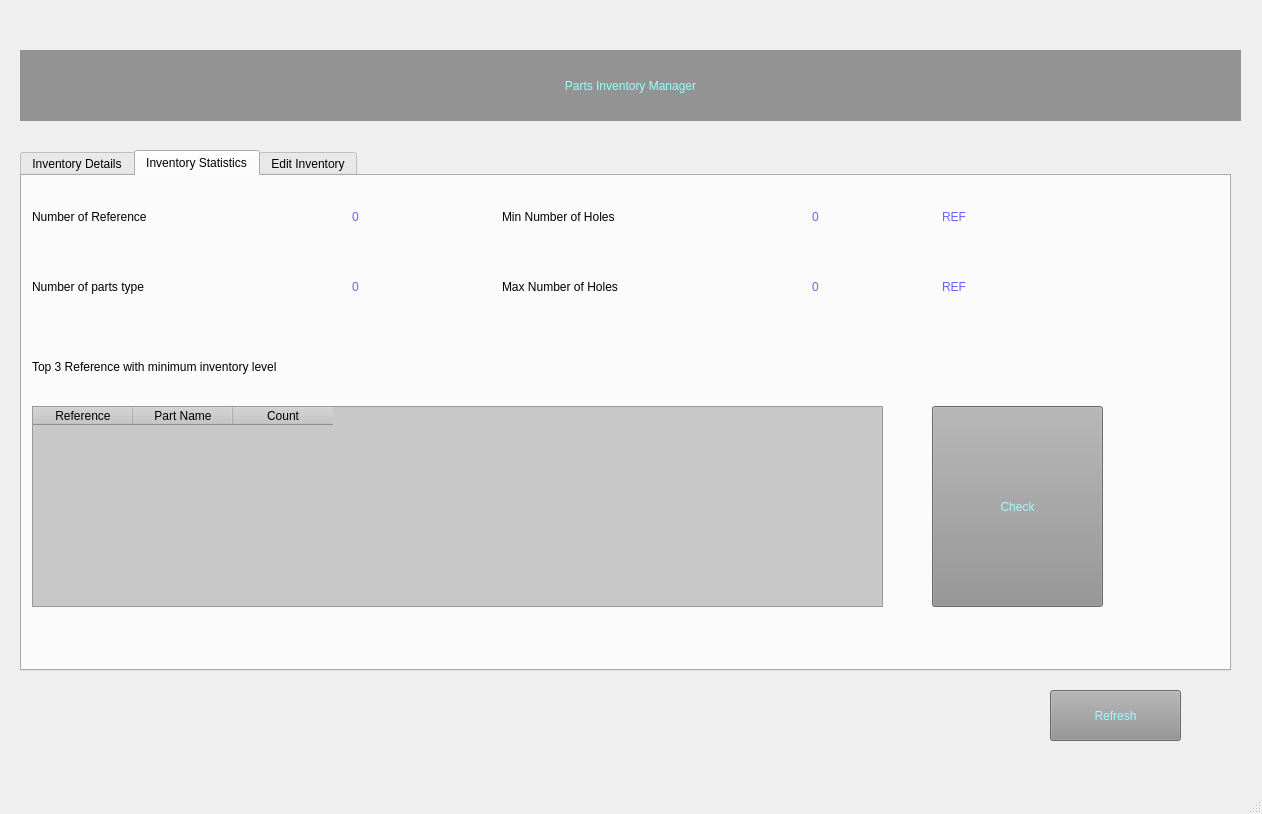
<?xml version="1.0" encoding="UTF-8"?>
<ui version="4.0">
 <class>MainWindow</class>
 <widget class="QMainWindow" name="MainWindow">
  <property name="geometry">
   <rect>
    <x>0</x>
    <y>0</y>
    <width>1262</width>
    <height>814</height>
   </rect>
  </property>
  <property name="windowTitle">
   <string>Parts Inventory Manager</string>
  </property>
  <widget class="QWidget" name="centralwidget">
   <widget class="QTabWidget" name="tabWidget">
    <property name="geometry">
     <rect>
      <x>20</x>
      <y>150</y>
      <width>1211</width>
      <height>521</height>
     </rect>
    </property>
    <property name="maximumSize">
     <size>
      <width>1211</width>
      <height>16777215</height>
     </size>
    </property>
    <property name="styleSheet">
     <string notr="true">font: 16pt &quot;Century Gothic&quot;;
</string>
    </property>
    <property name="currentIndex">
     <number>1</number>
    </property>
    <widget class="QWidget" name="InventoryDetails">
     <attribute name="title">
      <string>Inventory Details</string>
     </attribute>
     <widget class="QLabel" name="label_2">
      <property name="geometry">
       <rect>
        <x>10</x>
        <y>10</y>
        <width>821</width>
        <height>31</height>
       </rect>
      </property>
      <property name="text">
       <string>Search of references with count level lower or equal to:</string>
      </property>
     </widget>
     <widget class="QTableWidget" name="table">
      <property name="geometry">
       <rect>
        <x>20</x>
        <y>60</y>
        <width>1151</width>
        <height>391</height>
       </rect>
      </property>
      <property name="styleSheet">
       <string notr="true">font: 10pt &quot;Century Gothic&quot;;
background-color: rgb(200, 200, 200);</string>
      </property>
      <column>
       <property name="text">
        <string>ID</string>
       </property>
      </column>
      <column>
       <property name="text">
        <string>Reference</string>
       </property>
      </column>
      <column>
       <property name="text">
        <string>Part Name</string>
       </property>
      </column>
      <column>
       <property name="text">
        <string>Min Area</string>
       </property>
      </column>
      <column>
       <property name="text">
        <string>Max Area</string>
       </property>
      </column>
      <column>
       <property name="text">
        <string>No. of Holes</string>
       </property>
      </column>
      <column>
       <property name="text">
        <string>Min Diameter</string>
       </property>
      </column>
      <column>
       <property name="text">
        <string>Max Diameter</string>
       </property>
      </column>
      <column>
       <property name="text">
        <string>Count</string>
       </property>
      </column>
     </widget>
     <widget class="QSpinBox" name="count_filter_txt">
      <property name="geometry">
       <rect>
        <x>750</x>
        <y>1</y>
        <width>151</width>
        <height>41</height>
       </rect>
      </property>
     </widget>
     <widget class="QPushButton" name="search_btn">
      <property name="geometry">
       <rect>
        <x>930</x>
        <y>3</y>
        <width>161</width>
        <height>41</height>
       </rect>
      </property>
      <property name="text">
       <string>Search</string>
      </property>
     </widget>
    </widget>
    <widget class="QWidget" name="InventoryStatistics">
     <attribute name="title">
      <string>Inventory Statistics</string>
     </attribute>
     <widget class="QLabel" name="label_3">
      <property name="geometry">
       <rect>
        <x>10</x>
        <y>20</y>
        <width>301</width>
        <height>41</height>
       </rect>
      </property>
      <property name="text">
       <string>Number of Reference</string>
      </property>
     </widget>
     <widget class="QLabel" name="label_4">
      <property name="geometry">
       <rect>
        <x>10</x>
        <y>90</y>
        <width>301</width>
        <height>41</height>
       </rect>
      </property>
      <property name="text">
       <string>Number of parts type</string>
      </property>
     </widget>
     <widget class="QLabel" name="label_5">
      <property name="geometry">
       <rect>
        <x>480</x>
        <y>20</y>
        <width>301</width>
        <height>41</height>
       </rect>
      </property>
      <property name="text">
       <string>Min Number of Holes</string>
      </property>
     </widget>
     <widget class="QLabel" name="label_6">
      <property name="geometry">
       <rect>
        <x>480</x>
        <y>90</y>
        <width>301</width>
        <height>41</height>
       </rect>
      </property>
      <property name="text">
       <string>Max Number of Holes</string>
      </property>
     </widget>
     <widget class="QLabel" name="LBL_REF_NBR">
      <property name="geometry">
       <rect>
        <x>330</x>
        <y>20</y>
        <width>61</width>
        <height>41</height>
       </rect>
      </property>
      <property name="styleSheet">
       <string notr="true">font: 24pt &quot;Century Gothic&quot;;
color: rgb(100, 100, 255)</string>
      </property>
      <property name="text">
       <string>0</string>
      </property>
     </widget>
     <widget class="QLabel" name="lbl_parts_nmbr">
      <property name="geometry">
       <rect>
        <x>330</x>
        <y>90</y>
        <width>61</width>
        <height>41</height>
       </rect>
      </property>
      <property name="styleSheet">
       <string notr="true">font: 24pt &quot;Century Gothic&quot;;
color: rgb(100, 100, 255)</string>
      </property>
      <property name="text">
       <string>0</string>
      </property>
     </widget>
     <widget class="QLabel" name="lbl_max_holes2">
      <property name="geometry">
       <rect>
        <x>920</x>
        <y>90</y>
        <width>111</width>
        <height>41</height>
       </rect>
      </property>
      <property name="styleSheet">
       <string notr="true">font: 24pt &quot;Century Gothic&quot;;
color: rgb(100, 100, 255)</string>
      </property>
      <property name="text">
       <string>REF</string>
      </property>
     </widget>
     <widget class="QLabel" name="lbl_min_holes2">
      <property name="geometry">
       <rect>
        <x>920</x>
        <y>20</y>
        <width>141</width>
        <height>41</height>
       </rect>
      </property>
      <property name="styleSheet">
       <string notr="true">font: 24pt &quot;Century Gothic&quot;;
color: rgb(100, 100, 255)</string>
      </property>
      <property name="text">
       <string>REF</string>
      </property>
     </widget>
     <widget class="QLabel" name="lbl_max_holes">
      <property name="geometry">
       <rect>
        <x>790</x>
        <y>90</y>
        <width>61</width>
        <height>41</height>
       </rect>
      </property>
      <property name="styleSheet">
       <string notr="true">font: 24pt &quot;Century Gothic&quot;;
color: rgb(100, 100, 255)</string>
      </property>
      <property name="text">
       <string>0</string>
      </property>
     </widget>
     <widget class="QLabel" name="lbl_min_holes">
      <property name="geometry">
       <rect>
        <x>790</x>
        <y>20</y>
        <width>61</width>
        <height>41</height>
       </rect>
      </property>
      <property name="styleSheet">
       <string notr="true">font: 24pt &quot;Century Gothic&quot;;
color: rgb(100, 100, 255)</string>
      </property>
      <property name="text">
       <string>0</string>
      </property>
     </widget>
     <widget class="QTableWidget" name="table2">
      <property name="geometry">
       <rect>
        <x>10</x>
        <y>230</y>
        <width>851</width>
        <height>201</height>
       </rect>
      </property>
      <property name="styleSheet">
       <string notr="true">font: 11pt &quot;Century Gothic&quot;;
background-color: rgb(200, 200, 200);</string>
      </property>
      <column>
       <property name="text">
        <string>Reference</string>
       </property>
      </column>
      <column>
       <property name="text">
        <string>Part Name</string>
       </property>
      </column>
      <column>
       <property name="text">
        <string>Count</string>
       </property>
      </column>
     </widget>
     <widget class="QLabel" name="label_13">
      <property name="geometry">
       <rect>
        <x>10</x>
        <y>170</y>
        <width>641</width>
        <height>41</height>
       </rect>
      </property>
      <property name="text">
       <string>Top 3 Reference with minimum inventory level</string>
      </property>
     </widget>
     <widget class="QPushButton" name="check_btn">
      <property name="geometry">
       <rect>
        <x>910</x>
        <y>230</y>
        <width>171</width>
        <height>201</height>
       </rect>
      </property>
      <property name="styleSheet">
       <string notr="true">color: rgb(158, 254, 255);
background-color: rgb(147, 147, 147);
font: 18pt &quot;Century Gothic&quot;;</string>
      </property>
      <property name="text">
       <string>Check</string>
      </property>
     </widget>
    </widget>
    <widget class="QWidget" name="EditInventory">
     <attribute name="title">
      <string>Edit Inventory</string>
     </attribute>
     <widget class="QLabel" name="label_7">
      <property name="geometry">
       <rect>
        <x>50</x>
        <y>130</y>
        <width>181</width>
        <height>31</height>
       </rect>
      </property>
      <property name="text">
       <string>Reference</string>
      </property>
     </widget>
     <widget class="QLabel" name="label_8">
      <property name="geometry">
       <rect>
        <x>50</x>
        <y>180</y>
        <width>151</width>
        <height>31</height>
       </rect>
      </property>
      <property name="text">
       <string>Part Name</string>
      </property>
     </widget>
     <widget class="QLabel" name="label_9">
      <property name="geometry">
       <rect>
        <x>50</x>
        <y>230</y>
        <width>181</width>
        <height>31</height>
       </rect>
      </property>
      <property name="text">
       <string>Min Area</string>
      </property>
     </widget>
     <widget class="QLabel" name="label_10">
      <property name="geometry">
       <rect>
        <x>50</x>
        <y>280</y>
        <width>181</width>
        <height>31</height>
       </rect>
      </property>
      <property name="text">
       <string>Max Area</string>
      </property>
     </widget>
     <widget class="QLabel" name="label_11">
      <property name="geometry">
       <rect>
        <x>550</x>
        <y>130</y>
        <width>251</width>
        <height>31</height>
       </rect>
      </property>
      <property name="text">
       <string>Number of Holes</string>
      </property>
     </widget>
     <widget class="QLabel" name="label_14">
      <property name="geometry">
       <rect>
        <x>550</x>
        <y>180</y>
        <width>181</width>
        <height>31</height>
       </rect>
      </property>
      <property name="text">
       <string>Min Diameter</string>
      </property>
     </widget>
     <widget class="QLabel" name="label_15">
      <property name="geometry">
       <rect>
        <x>550</x>
        <y>230</y>
        <width>201</width>
        <height>31</height>
       </rect>
      </property>
      <property name="text">
       <string>Max Diameter</string>
      </property>
     </widget>
     <widget class="QLabel" name="label_16">
      <property name="geometry">
       <rect>
        <x>550</x>
        <y>280</y>
        <width>181</width>
        <height>31</height>
       </rect>
      </property>
      <property name="text">
       <string>Count</string>
      </property>
     </widget>
     <widget class="QLabel" name="label_12">
      <property name="geometry">
       <rect>
        <x>230</x>
        <y>50</y>
        <width>55</width>
        <height>41</height>
       </rect>
      </property>
      <property name="text">
       <string>ID</string>
      </property>
     </widget>
     <widget class="QLineEdit" name="reference">
      <property name="geometry">
       <rect>
        <x>210</x>
        <y>131</y>
        <width>131</width>
        <height>31</height>
       </rect>
      </property>
     </widget>
     <widget class="QLineEdit" name="min_area">
      <property name="geometry">
       <rect>
        <x>210</x>
        <y>230</y>
        <width>131</width>
        <height>31</height>
       </rect>
      </property>
     </widget>
     <widget class="QLineEdit" name="max_area">
      <property name="geometry">
       <rect>
        <x>210</x>
        <y>280</y>
        <width>131</width>
        <height>31</height>
       </rect>
      </property>
     </widget>
     <widget class="QLineEdit" name="max_diameter">
      <property name="geometry">
       <rect>
        <x>810</x>
        <y>230</y>
        <width>131</width>
        <height>31</height>
       </rect>
      </property>
     </widget>
     <widget class="QLineEdit" name="min_diameter">
      <property name="geometry">
       <rect>
        <x>810</x>
        <y>180</y>
        <width>131</width>
        <height>31</height>
       </rect>
      </property>
     </widget>
     <widget class="QLineEdit" name="number_of_holes">
      <property name="geometry">
       <rect>
        <x>810</x>
        <y>130</y>
        <width>131</width>
        <height>31</height>
       </rect>
      </property>
     </widget>
     <widget class="QLineEdit" name="part_name">
      <property name="geometry">
       <rect>
        <x>210</x>
        <y>180</y>
        <width>131</width>
        <height>31</height>
       </rect>
      </property>
     </widget>
     <widget class="QSpinBox" name="count">
      <property name="geometry">
       <rect>
        <x>810</x>
        <y>281</y>
        <width>131</width>
        <height>31</height>
       </rect>
      </property>
     </widget>
     <widget class="QPushButton" name="update_btn">
      <property name="geometry">
       <rect>
        <x>570</x>
        <y>380</y>
        <width>181</width>
        <height>41</height>
       </rect>
      </property>
      <property name="styleSheet">
       <string notr="true">color: rgb(158, 254, 255);
background-color: rgb(147, 147, 147);</string>
      </property>
      <property name="text">
       <string>Update</string>
      </property>
     </widget>
     <widget class="QPushButton" name="delete_btn">
      <property name="geometry">
       <rect>
        <x>770</x>
        <y>380</y>
        <width>181</width>
        <height>41</height>
       </rect>
      </property>
      <property name="styleSheet">
       <string notr="true">color: rgb(158, 254, 255);
background-color: rgb(147, 147, 147);</string>
      </property>
      <property name="text">
       <string>Delete</string>
      </property>
     </widget>
     <widget class="QPushButton" name="add_btn">
      <property name="geometry">
       <rect>
        <x>960</x>
        <y>380</y>
        <width>181</width>
        <height>41</height>
       </rect>
      </property>
      <property name="styleSheet">
       <string notr="true">color: rgb(158, 254, 255);
background-color: rgb(147, 147, 147);</string>
      </property>
      <property name="text">
       <string>Add</string>
      </property>
     </widget>
     <widget class="QPushButton" name="display_btn">
      <property name="geometry">
       <rect>
        <x>470</x>
        <y>46</y>
        <width>131</width>
        <height>51</height>
       </rect>
      </property>
      <property name="styleSheet">
       <string notr="true">color: rgb(158, 254, 255);
background-color: rgb(147, 147, 147);</string>
      </property>
      <property name="text">
       <string>Display</string>
      </property>
     </widget>
     <widget class="QLineEdit" name="id">
      <property name="geometry">
       <rect>
        <x>300</x>
        <y>50</y>
        <width>113</width>
        <height>41</height>
       </rect>
      </property>
     </widget>
    </widget>
   </widget>
   <widget class="QLabel" name="label">
    <property name="geometry">
     <rect>
      <x>20</x>
      <y>50</y>
      <width>1221</width>
      <height>71</height>
     </rect>
    </property>
    <property name="styleSheet">
     <string notr="true">font: 75 30pt &quot;Century Gothic&quot;;
color: rgb(158, 254, 255);
background-color: rgb(147, 147, 147);</string>
    </property>
    <property name="text">
     <string>Parts Inventory Manager</string>
    </property>
    <property name="alignment">
     <set>Qt::AlignCenter</set>
    </property>
   </widget>
   <widget class="QPushButton" name="refresh_btn_2">
    <property name="geometry">
     <rect>
      <x>1050</x>
      <y>690</y>
      <width>131</width>
      <height>51</height>
     </rect>
    </property>
    <property name="styleSheet">
     <string notr="true">font: 16pt &quot;Century Gothic&quot;;
color: rgb(158, 254, 255);
background-color: rgb(147, 147, 147);</string>
    </property>
    <property name="text">
     <string>Refresh</string>
    </property>
   </widget>
  </widget>
  <widget class="QMenuBar" name="menubar">
   <property name="geometry">
    <rect>
     <x>0</x>
     <y>0</y>
     <width>1262</width>
     <height>21</height>
    </rect>
   </property>
  </widget>
  <widget class="QStatusBar" name="statusbar"/>
 </widget>
 <resources/>
 <connections/>
</ui>
